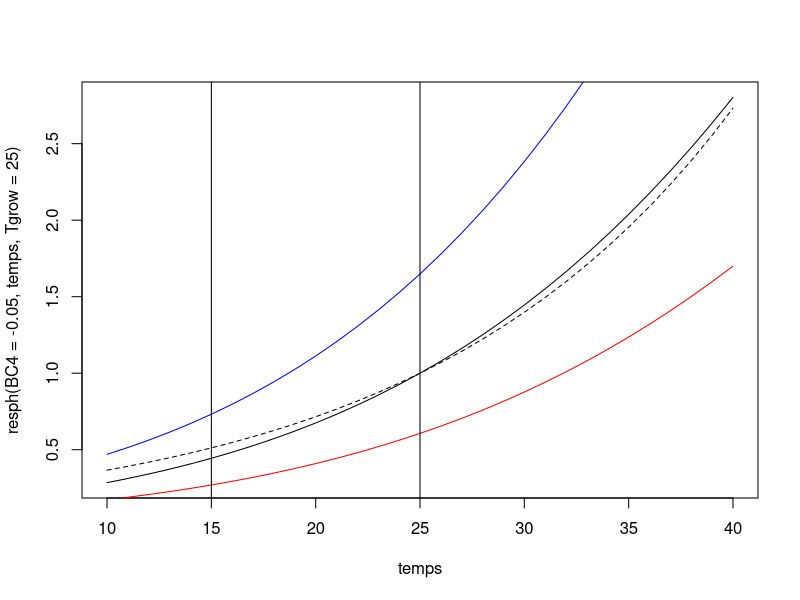

The R script that drew this image:

# respiration toymodel

temps <- seq(10,40,by=1)

resp <- function(BC4,Temp,Tgrow) {
  exp(0.067*(Temp-25)) * exp (BC4*(Tgrow - 25))
}

resph <- function(BC4,Temp,Tgrow) {
  exp(0.1012*(Temp-25) - 0.0005*(Temp^2 - 25^2)) * exp (BC4*(Tgrow - 25))
}

plot(temps,resph(BC4 = -0.05,temps, Tgrow = 25),type="l")
points(temps,resp(BC4 = -0.05,temps,Tgrow = 25),type="l",lty=2)
points(temps,resph(BC4 = -0.05,temps, Tgrow = 15),type="l",col="blue")
points(temps,resph(BC4 = -0.05,temps, Tgrow = 35),type="l",col="red")

abline(v=15)
abline(v=25)

resph(BC4 = -0.05,15,Tgrow = 15)
resph(BC4 = -0.05,25,Tgrow = 25)
resph(BC4 = -0.05,35,Tgrow = 35)
